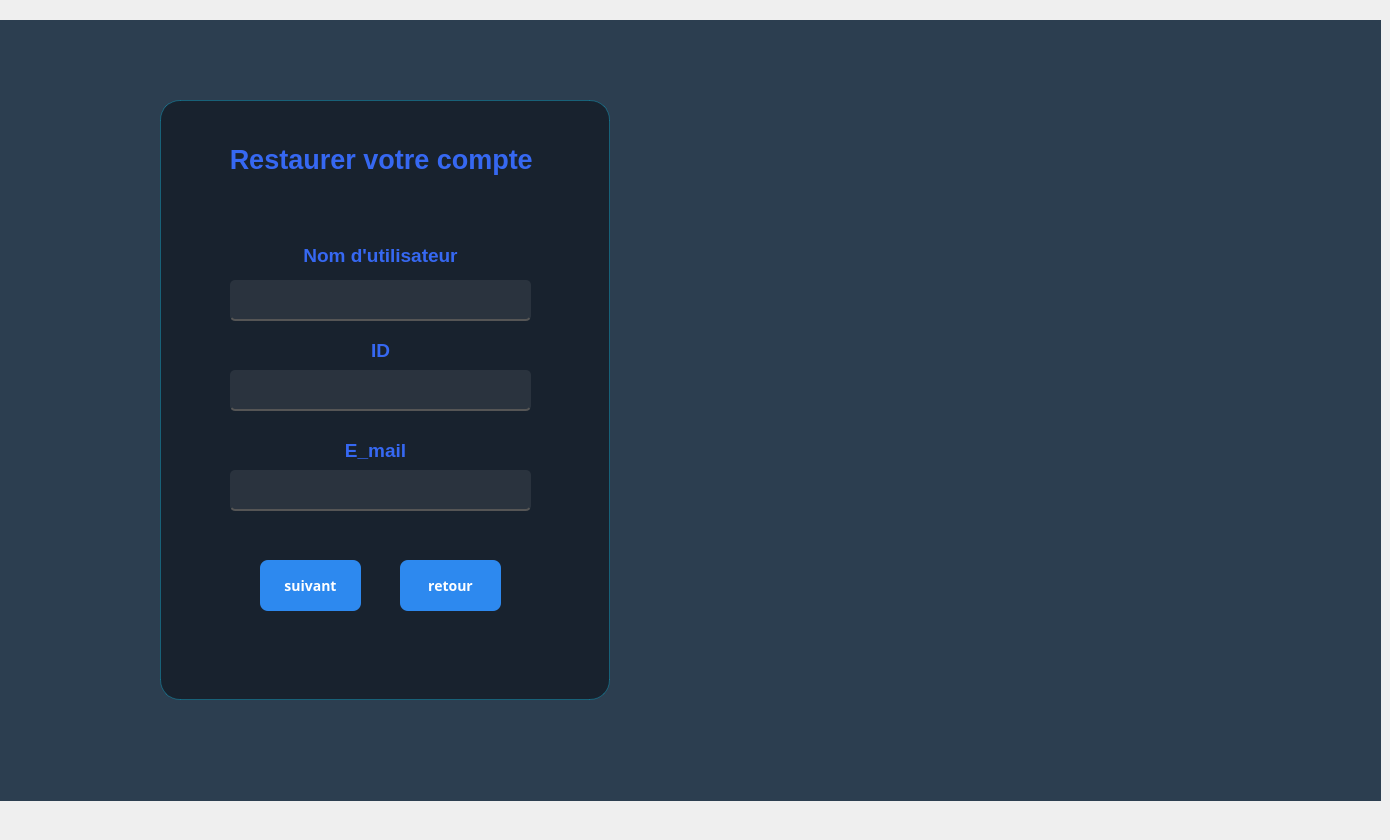
    <widget class="QWidget" name="page_7">
     <widget class="QLabel" name="label_67">
      <property name="geometry">
       <rect>
        <x>0</x>
        <y>20</y>
        <width>1381</width>
        <height>781</height>
       </rect>
      </property>
      <property name="styleSheet">
       <string notr="true">background-color: rgb(44, 62, 80);
background-color: qlineargradient(spread:pad, x1:0, y1:0, x2:0, y2:1, 
    stop:0    rgba(2, 10, 20, 255),    /* Haut : Noir bleuté profond */
    stop:0.4  rgba(15, 30, 60, 255),   /* Milieu : Bleu nuit gratte-ciel */
    stop:0.8  rgba(20, 60, 80, 255),   /* Bas : Cyan sombre */
    stop:1    rgba(60, 20, 80, 255));  /* Tout en bas : Touche violette */
</string>
      </property>
      <property name="text">
       <string/>
      </property>
      <property name="scaledContents">
       <bool>true</bool>
      </property>
     </widget>
     <widget class="QFrame" name="resetCard">
      <property name="geometry">
       <rect>
        <x>160</x>
        <y>100</y>
        <width>450</width>
        <height>600</height>
       </rect>
      </property>
      <property name="styleSheet">
       <string notr="true">QFrame#resetCard {
    background-color: rgba(20, 30, 40, 0.85); /* Sombre et transparent */
    border: 1px solid rgba(0, 210, 255, 0.3); /* Bordure Cyan subtile */
    border-radius: 20px;
}</string>
      </property>
      <property name="frameShape">
       <enum>QFrame::Shape::StyledPanel</enum>
      </property>
      <property name="frameShadow">
       <enum>QFrame::Shadow::Raised</enum>
      </property>
      <widget class="QTextBrowser" name="textBrowser_15">
       <property name="geometry">
        <rect>
         <x>-63</x>
         <y>40</y>
         <width>561</width>
         <height>111</height>
        </rect>
       </property>
       <property name="styleSheet">
        <string notr="true">background-color: rgb(44, 62, 80);
background-color: transparent;</string>
       </property>
       <property name="frameShape">
        <enum>QFrame::Shape::NoFrame</enum>
       </property>
       <property name="html">
        <string>&lt;!DOCTYPE HTML PUBLIC &quot;-//W3C//DTD HTML 4.0//EN&quot; &quot;http://www.w3.org/TR/REC-html40/strict.dtd&quot;&gt;
&lt;html&gt;&lt;head&gt;&lt;meta name=&quot;qrichtext&quot; content=&quot;1&quot; /&gt;&lt;meta charset=&quot;utf-8&quot; /&gt;&lt;style type=&quot;text/css&quot;&gt;
p, li { white-space: pre-wrap; }
hr { height: 1px; border-width: 0; }
li.unchecked::marker { content: &quot;\2610&quot;; }
li.checked::marker { content: &quot;\2612&quot;; }
&lt;/style&gt;&lt;/head&gt;&lt;body style=&quot; font-family:'Segoe UI'; font-size:9pt; font-weight:400; font-style:normal;&quot;&gt;
&lt;p align=&quot;center&quot; style=&quot; margin-top:0px; margin-bottom:0px; margin-left:0px; margin-right:0px; -qt-block-indent:0; text-indent:0px;&quot;&gt;&lt;span style=&quot; font-size:20pt; font-weight:700; color:#3668f2;&quot;&gt; Restaurer votre compte&lt;/span&gt;&lt;/p&gt;&lt;/body&gt;&lt;/html&gt;</string>
       </property>
      </widget>
      <widget class="QTextBrowser" name="textBrowser_19">
       <property name="geometry">
        <rect>
         <x>0</x>
         <y>335</y>
         <width>431</width>
         <height>41</height>
        </rect>
       </property>
       <property name="styleSheet">
        <string notr="true">background-color: rgb(44, 62, 80);
background-color: transparent;</string>
       </property>
       <property name="frameShape">
        <enum>QFrame::Shape::NoFrame</enum>
       </property>
       <property name="html">
        <string>&lt;!DOCTYPE HTML PUBLIC &quot;-//W3C//DTD HTML 4.0//EN&quot; &quot;http://www.w3.org/TR/REC-html40/strict.dtd&quot;&gt;
&lt;html&gt;&lt;head&gt;&lt;meta name=&quot;qrichtext&quot; content=&quot;1&quot; /&gt;&lt;meta charset=&quot;utf-8&quot; /&gt;&lt;style type=&quot;text/css&quot;&gt;
p, li { white-space: pre-wrap; }
hr { height: 1px; border-width: 0; }
li.unchecked::marker { content: &quot;\2610&quot;; }
li.checked::marker { content: &quot;\2612&quot;; }
&lt;/style&gt;&lt;/head&gt;&lt;body style=&quot; font-family:'Segoe UI'; font-size:9pt; font-weight:400; font-style:normal;&quot;&gt;
&lt;p align=&quot;center&quot; style=&quot; margin-top:0px; margin-bottom:0px; margin-left:0px; margin-right:0px; -qt-block-indent:0; text-indent:0px;&quot;&gt;&lt;span style=&quot; font-size:14pt; font-weight:700; color:#3668f2;&quot;&gt;E_mail&lt;/span&gt;&lt;/p&gt;&lt;/body&gt;&lt;/html&gt;</string>
       </property>
      </widget>
      <widget class="QLineEdit" name="lineEditMdpEmail">
       <property name="geometry">
        <rect>
         <x>70</x>
         <y>370</y>
         <width>301</width>
         <height>41</height>
        </rect>
       </property>
       <property name="styleSheet">
        <string notr="true">QLineEdit {
    background-color: rgba(255, 255, 255, 0.08);
    border: none;
    border-bottom: 2px solid #555;
    border-radius: 5px;
    color: white;
    padding: 10px;
    font-size: 14px;
}
QLineEdit:focus {
    border-bottom: 2px solid #00d2ff; /* Ligne cyan active */
    background-color: rgba(255, 255, 255, 0.12);
}</string>
       </property>
       <property name="text">
        <string/>
       </property>
      </widget>
      <widget class="QTextBrowser" name="textBrowser_16">
       <property name="geometry">
        <rect>
         <x>70</x>
         <y>140</y>
         <width>301</width>
         <height>61</height>
        </rect>
       </property>
       <property name="styleSheet">
        <string notr="true">background-color: rgb(44, 62, 80);
background-color: transparent;</string>
       </property>
       <property name="frameShape">
        <enum>QFrame::Shape::NoFrame</enum>
       </property>
       <property name="html">
        <string>&lt;!DOCTYPE HTML PUBLIC &quot;-//W3C//DTD HTML 4.0//EN&quot; &quot;http://www.w3.org/TR/REC-html40/strict.dtd&quot;&gt;
&lt;html&gt;&lt;head&gt;&lt;meta name=&quot;qrichtext&quot; content=&quot;1&quot; /&gt;&lt;meta charset=&quot;utf-8&quot; /&gt;&lt;style type=&quot;text/css&quot;&gt;
p, li { white-space: pre-wrap; }
hr { height: 1px; border-width: 0; }
li.unchecked::marker { content: &quot;\2610&quot;; }
li.checked::marker { content: &quot;\2612&quot;; }
&lt;/style&gt;&lt;/head&gt;&lt;body style=&quot; font-family:'Segoe UI'; font-size:9pt; font-weight:400; font-style:normal;&quot;&gt;
&lt;p align=&quot;center&quot; style=&quot; margin-top:0px; margin-bottom:0px; margin-left:0px; margin-right:0px; -qt-block-indent:0; text-indent:0px;&quot;&gt;&lt;span style=&quot; font-size:14pt; font-weight:700; color:#3668f2;&quot;&gt;Nom d'utilisateur&lt;/span&gt;&lt;/p&gt;&lt;/body&gt;&lt;/html&gt;</string>
       </property>
      </widget>
      <widget class="QLineEdit" name="lineEditMdpId">
       <property name="geometry">
        <rect>
         <x>70</x>
         <y>270</y>
         <width>301</width>
         <height>41</height>
        </rect>
       </property>
       <property name="styleSheet">
        <string notr="true">QLineEdit {
    background-color: rgba(255, 255, 255, 0.08);
    border: none;
    border-bottom: 2px solid #555;
    border-radius: 5px;
    color: white;
    padding: 10px;
    font-size: 14px;
}
QLineEdit:focus {
    border-bottom: 2px solid #00d2ff; /* Ligne cyan active */
    background-color: rgba(255, 255, 255, 0.12);
}</string>
       </property>
       <property name="text">
        <string/>
       </property>
      </widget>
      <widget class="QPushButton" name="pushButtonRetourLogin_2">
       <property name="geometry">
        <rect>
         <x>240</x>
         <y>460</y>
         <width>101</width>
         <height>51</height>
        </rect>
       </property>
       <property name="font">
        <font>
         <family>Bahnschrift</family>
         <pointsize>-1</pointsize>
         <bold>true</bold>
        </font>
       </property>
       <property name="styleSheet">
        <string notr="true">QPushButton {
    background-color: #2D89EF;
    color: white;
    border-radius: 8px;
    padding: 10px;
    font-size: 14px;
}
QPushButton:hover {
    background-color: #1E5BB8;
}
QPushButton:pressed {
    background-color: #FFFFFF;
}</string>
       </property>
       <property name="text">
        <string>retour</string>
       </property>
      </widget>
      <widget class="QLineEdit" name="lineEditMdpUsername">
       <property name="geometry">
        <rect>
         <x>70</x>
         <y>180</y>
         <width>301</width>
         <height>41</height>
        </rect>
       </property>
       <property name="styleSheet">
        <string notr="true">QLineEdit {
    background-color: rgba(255, 255, 255, 0.08);
    border: none;
    border-bottom: 2px solid #555;
    border-radius: 5px;
    color: white;
    padding: 10px;
    font-size: 14px;
}
QLineEdit:focus {
    border-bottom: 2px solid #00d2ff; /* Ligne cyan active */
    background-color: rgba(255, 255, 255, 0.12);
}</string>
       </property>
       <property name="text">
        <string/>
       </property>
      </widget>
      <widget class="QTextBrowser" name="textBrowser_14">
       <property name="geometry">
        <rect>
         <x>70</x>
         <y>235</y>
         <width>301</width>
         <height>61</height>
        </rect>
       </property>
       <property name="styleSheet">
        <string notr="true">background-color: rgb(44, 62, 80);
background-color: transparent;</string>
       </property>
       <property name="frameShape">
        <enum>QFrame::Shape::NoFrame</enum>
       </property>
       <property name="html">
        <string>&lt;!DOCTYPE HTML PUBLIC &quot;-//W3C//DTD HTML 4.0//EN&quot; &quot;http://www.w3.org/TR/REC-html40/strict.dtd&quot;&gt;
&lt;html&gt;&lt;head&gt;&lt;meta name=&quot;qrichtext&quot; content=&quot;1&quot; /&gt;&lt;meta charset=&quot;utf-8&quot; /&gt;&lt;style type=&quot;text/css&quot;&gt;
p, li { white-space: pre-wrap; }
hr { height: 1px; border-width: 0; }
li.unchecked::marker { content: &quot;\2610&quot;; }
li.checked::marker { content: &quot;\2612&quot;; }
&lt;/style&gt;&lt;/head&gt;&lt;body style=&quot; font-family:'Segoe UI'; font-size:9pt; font-weight:400; font-style:normal;&quot;&gt;
&lt;p align=&quot;center&quot; style=&quot; margin-top:0px; margin-bottom:0px; margin-left:0px; margin-right:0px; -qt-block-indent:0; text-indent:0px;&quot;&gt;&lt;span style=&quot; font-size:14pt; font-weight:700; color:#3668f2;&quot;&gt;ID&lt;/span&gt;&lt;/p&gt;&lt;/body&gt;&lt;/html&gt;</string>
       </property>
      </widget>
      <widget class="QPushButton" name="pushButtonSuivant">
       <property name="geometry">
        <rect>
         <x>100</x>
         <y>460</y>
         <width>101</width>
         <height>51</height>
        </rect>
       </property>
       <property name="font">
        <font>
         <family>Bahnschrift</family>
         <pointsize>-1</pointsize>
         <bold>true</bold>
        </font>
       </property>
       <property name="styleSheet">
        <string notr="true">QPushButton {
    background-color: #2D89EF;
    color: white;
    border-radius: 8px;
    padding: 10px;
    font-size: 14px;
}
QPushButton:hover {
    background-color: #1E5BB8;
}
QPushButton:pressed {
    background-color: #FFFFFF;
}</string>
       </property>
       <property name="text">
        <string>suivant</string>
       </property>
      </widget>
     </widget>
     <widget class="QLabel" name="Image_Restauration">
      <property name="geometry">
       <rect>
        <x>770</x>
        <y>-20</y>
        <width>611</width>
        <height>831</height>
       </rect>
      </property>
      <property name="text">
       <string/>
      </property>
      <property name="pixmap">
       <pixmap resource="img.qrc">:/desktop-wallpaper-futuristic-city-at-night-mobile-14008-city-for-mobile.jpg</pixmap>
      </property>
      <property name="scaledContents">
       <bool>true</bool>
      </property>
     </widget>
     <widget class="QLabel" name="Background_Compte">
      <property name="geometry">
       <rect>
        <x>40</x>
        <y>160</y>
        <width>49</width>
        <height>16</height>
       </rect>
      </property>
      <property name="text">
       <string/>
      </property>
     </widget>
    </widget>
